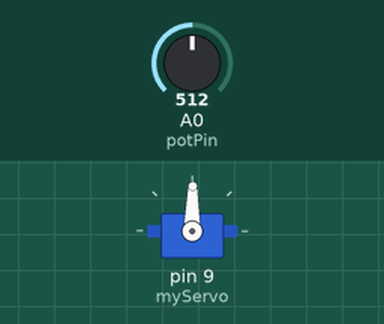
Bench run of a sketch on a simulated Arduino Uno, built with avr-gcc and run on an emulated ATmega328P. Shown: servo. The inputs (shaded band) are chosen by the test bench; at power-on: A0 (potPin) = 512.

Above: at 1.2 s.
1.3 s: A0 (potPin) set to 716
At 2.5 s:
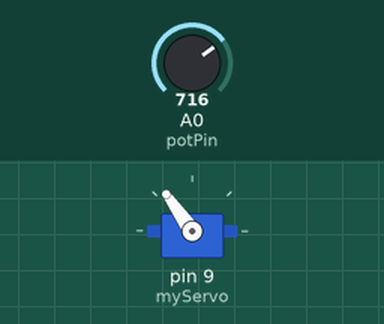
2.8 s: A0 (potPin) set to 900
At 3.7 s:
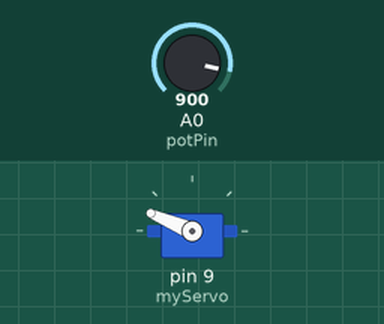
4.3 s: A0 (potPin) set to 1023
At 5.0 s:
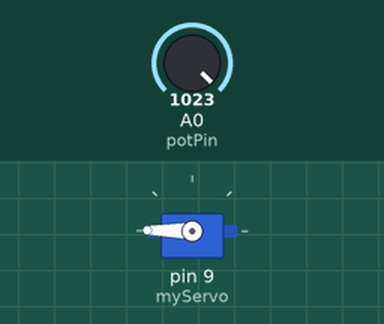
5.8 s: A0 (potPin) set to 306
At 6.2 s:
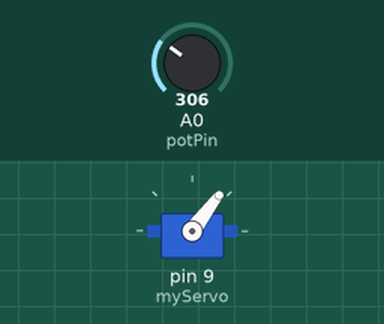
7.3 s: A0 (potPin) set to 122
At 8.5 s:
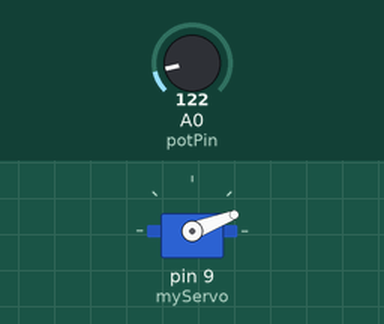
8.8 s: A0 (potPin) set to 511
At 10.0 s:
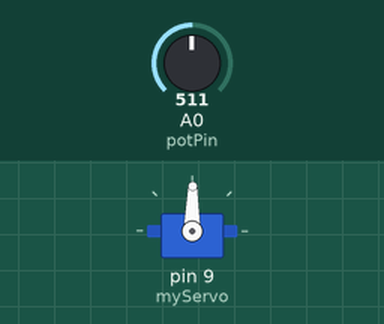
Timing chart, 0 to 11.3 s (numbered marks = the images above; inputs shaded):
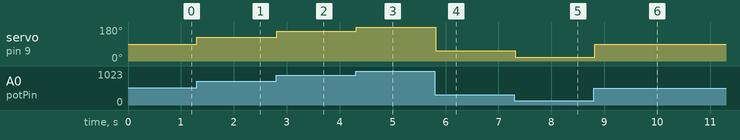

The sketch:

Lesson6_SportsRobot.ino
```cpp
#include <Servo.h>
Servo myServo;
const int potPin = A0;
int potValue = 0;
int servoAngle = 0;

void setup() {
  myServo.attach(9);
}

void loop() {
  potValue = analogRead(potPin);
  servoAngle = map(potValue, 0, 1023, 0, 179);
  myServo.write(servoAngle);
  delay(100);
}
```

Measured:
- after the input at 1.3 s, servo on pin 9 (myServo): 89° → 125° at once
- after the input at 2.8 s, servo on pin 9 (myServo): 125° → 157° at once
- after the input at 4.3 s, servo on pin 9 (myServo): 157° → 179° at once
- after the input at 5.8 s, servo on pin 9 (myServo): 179° → 53° at once
- after the input at 7.3 s, servo on pin 9 (myServo): 53° → 21° at once
- after the input at 8.8 s, servo on pin 9 (myServo): 21° → 89° at once
